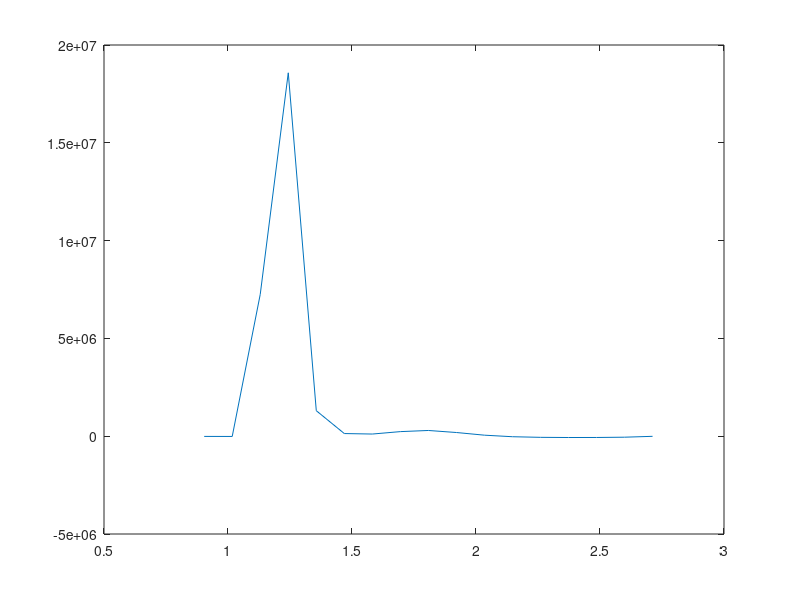

Recreate this plot in MATLAB.
% From test_suite/N2 
V=[9.0399D-01  -4.3829D+04
   1.0170D+00  -7.4959D+04
   1.1300D+00  -7.8971D+04
   1.2430D+00  -7.0759D+04
   1.3560D+00  -5.8161D+04
   1.4690D+00  -4.4962D+04
   1.5820D+00  -3.2798D+04
   1.6950D+00  -2.2540D+04
   1.8080D+00  -1.4466D+04
   1.9210e+00  -7.7277e+03
   2.0339e+00  -4.0844e+03
   2.1470e+00  -2.3045e+03
   2.2600e+00  -1.2313e+03
   2.3729e+00  -6.8037e+02
   2.4860e+00  -4.0822e+02
   2.5989e+00  -2.9190e+02
   2.7119e+00  -2.0631e+02];
r=V(:,1);
V=V(:,2);

De=79845.0;
Re=1.097679d0;
Vmin=-79845.0;

p=3;
x=(r.^p- Re.^p)./(r.^p + Re.^p)

X = [x.^0 x.^1 x.^2 x.^3 x.^4 x.^5 x.^6]

%y = log(1-sqrt((V-Vmin)./De))./(Re-r);
y = log(1+sqrt((V-Vmin)./De))./(Re-r);

beta=X\y
residual=y-X*beta

V_reproduced=De*(1 - exp(-X*beta)).^2 + Vmin;
plot(r,V_reproduced)
